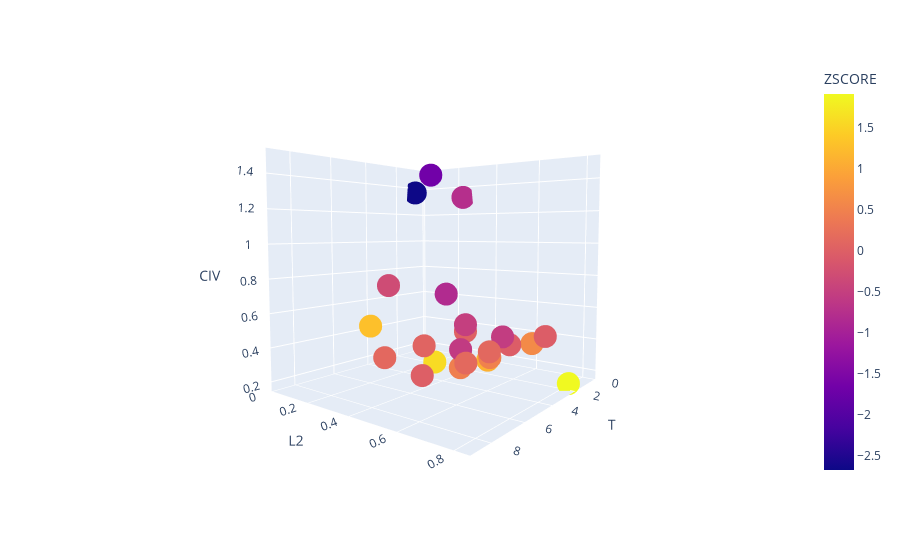

This figure's notebook cell:
### Code cell
fig = px.scatter_3d(df, x='T', y='L2', z='CIV', hover_name='ISSUANCE', color='ZSCORE')
fig.show()

### Figure 1 — Plotly figure (JSON) as saved in the notebook; plotly's stock layout.template omitted (floating-point values rounded to 4 significant figures)
{"data": [{"hovertemplate": "<b>%{hovertext}</b><br><br>T=%{x}<br>L2=%{y}<br>CIV=%{z}<br>ZSCORE=%{marker.color}<extra></extra>", "hovertext": ["FUN 5.375% due 2024", "FUN 5.25% due 2029", "FUN 5.375% due 2027", "SIX 4.875% due 2024", "SIX 7% due 2025", "SIX 5.5% due 2027", "NVDA 2.2% due 2021", "SLG 3.25% due 2022", "GLPI 5.375% due 2026", "GLPI 5.75% due 2028", "EXPE 4.5% due 2024", "MGM 7.75% due 2022", "MGM 5.75% due 2025", "MGM 5.5% due 2027", "MCD 2.75% due 2020", "MSFT 3.625% due 2023", "NFLX 5.375% due 2021", "BKNG 3.6% due 2026", "MAR 3.125% due 2023", "NLOK 3.95% due 2022", "TOL 4.375% due 2023", "VZ 3.376% due 2025", "CLI 4.5% due 2022"], "legendgroup": "", "marker": {"color": [-0.03317, -0.01145, 0.1415, -0.5376, 0.1225, -0.5682, -2.671, 1.907, 0.07315, 0.1316, 1.101, 0.6142, 0.4942, 0.4621, -0.7589, -0.3079, -1.662, 1.279, 0.02097, -0.825, -0.51, 1.581, -0.04308], "coloraxis": "coloraxis", "symbol": "circle"}, "mode": "markers", "name": "", "scene": "scene", "showlegend": false, "type": "scatter3d", "x": [3.661, 8.783, 6.533, 3.828, 4.744, 6.533, 0.9528, 2.033, 5.533, 7.661, 3.867, 1.45, 4.7, 6.533, 0.1833, 3.2, 0.3278, 5.661, 2.367, 1.7, 2.533, 4.367, 1.542], "y": [0.6703, 0.6703, 0.6703, 0.6505, 0.6505, 0.6505, 0.02074, 0.8246, 0.426, 0.426, 0.5922, 0.6498, 0.6498, 0.6498, 0.2386, 0.04773, 0.06561, 0.1714, 0.397, 0.2526, 0.4078, 0.3877, 0.7094], "z": [0.4252, 0.4228, 0.4089, 0.4712, 0.4106, 0.4735, 1.364, 0.1856, 0.4151, 0.4098, 0.3219, 0.3686, 0.3768, 0.3797, 1.322, 0.6956, 1.5, 0.4855, 0.419, 0.638, 0.4687, 0.2737, 0.4285]}], "layout": {"autosize": true, "coloraxis": {"colorbar": {"title": {"text": "ZSCORE"}}, "colorscale": [[0, "#0d0887"], [0.1111, "#46039f"], [0.2222, "#7201a8"], [0.3333, "#9c179e"], [0.4444, "#bd3786"], [0.5556, "#d8576b"], [0.6667, "#ed7953"], [0.7778, "#fb9f3a"], [0.8889, "#fdca26"], [1, "#f0f921"]]}, "legend": {"tracegroupgap": 0}, "margin": {"t": 60}, "scene": {"aspectmode": "auto", "aspectratio": {"x": 1, "y": 1, "z": 1}, "camera": {"center": {"x": 0, "y": 0, "z": 0}, "eye": {"x": 1.707, "y": 1.322, "z": 0.1598}, "projection": {"type": "perspective"}, "up": {"x": 0, "y": 0, "z": 1}}, "domain": {"x": [0, 1], "y": [0, 1]}, "xaxis": {"title": {"text": "T"}, "type": "linear"}, "yaxis": {"title": {"text": "L2"}, "type": "linear"}, "zaxis": {"title": {"text": "CIV"}, "type": "linear"}}}}
